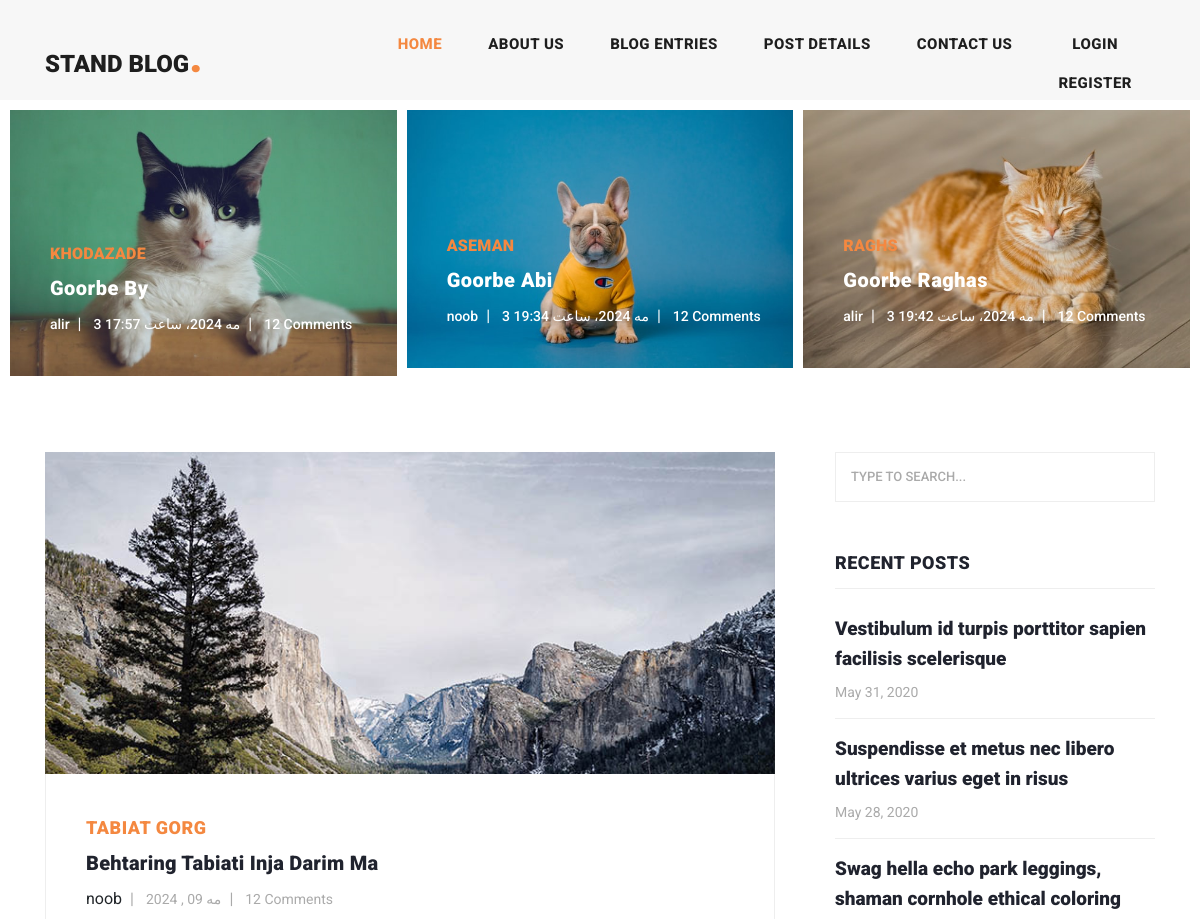
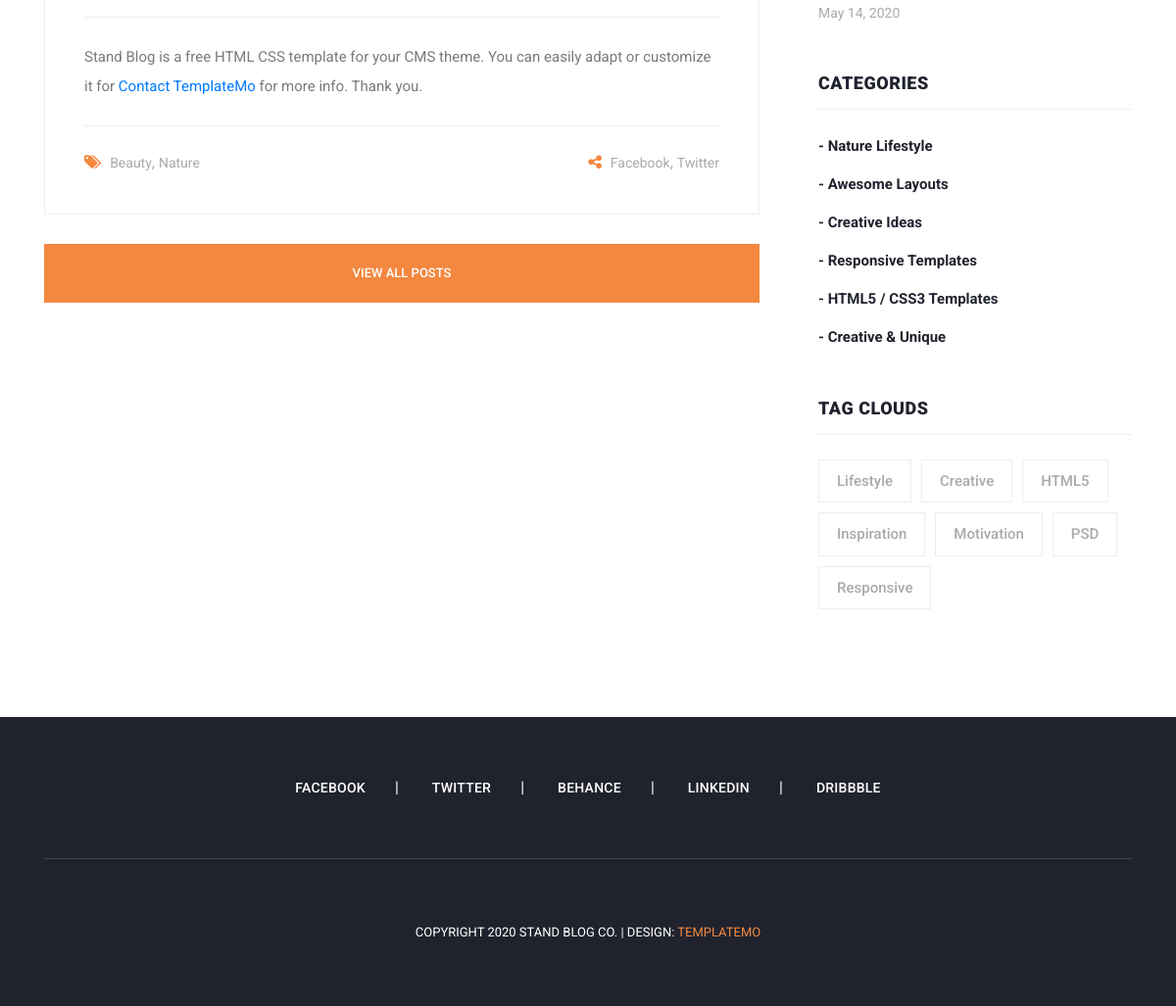
The page / on the database its author committed (2 pictures, top to bottom).
### home/models.py (models this page shows, shortened)
class Article(models.Model):
    author = models.ForeignKey(User, on_delete=models.CASCADE,verbose_name='نویسنده')
    title = models.CharField(max_length=30,verbose_name='عنوان')
    description = models.CharField(max_length=100,verbose_name='توضیحات')
    date = models.DateTimeField(auto_now_add=True,verbose_name='تاریخ انتشار')
    image = models.ImageField(null=True, upload_to='media',verbose_name='عکس')
    class Meta:
        verbose_name = "مقاله"
        verbose_name_plural = 'مقالات'

class BlogsArticle(models.Model):
    title = models.CharField(max_length=40,verbose_name='عنوان')
    description_small = models.CharField(max_length=100,verbose_name='توضیحات کوتاه')
    description_complete = models.TextField(verbose_name='توضیحات کامل')
    author = models.ForeignKey(User, on_delete=models.CASCADE,verbose_name='نویسنده')
    date = models.DateTimeField(auto_now_add=True)
    class Meta:
        verbose_name = "بلاگ"
        verbose_name_plural = 'بلاگ ها'

### home/views.py (the view)
# urls.py: 2. Add a URL to urlpatterns:  path('', views.home, name='home')
def home(request):
    articles = Article.objects.all()
    blog_articles = BlogsArticle.objects.all()
    return render(request, 'home/index.html', context={"articles": articles, "blog_articles": blog_articles})

### home/templatetags/filters.py (called while the page is built)
@register.filter  # you cant set a  name for your def
def cutter(value, arg):
    return value[:arg]

### home/templates/home/index.html (shortened to what this page needs)
{% extends 'base.html' %}
{% load static %}
{% load filters %}
{% block content %}
    {% include 'includes/banner.html' %}
    <section class="blog-posts">
        <div class="container">
            <div class="row">
                <div class="col-lg-8">
                    <div class="all-blog-posts">
                        <div class="row">
                            {% for blog_article in blog_articles %}
                                <div class="col-lg-12">
                                    <div class="blog-post">
                                        <div class="blog-thumb">
                                            <img
                                                    src="{% static 'images/blog-post-01.jpg' %}"
                                                    alt=""
                                            />
                                        </div>
                                        <div class="down-content">
                                            <span>{{ blog_article.title }}</span>
                                            <a href="post-details.html"
                                            ><h4>{{ blog_article.description_small }}</h4></a
                                            >
                                            <ul class="post-info">
                                                <li><a href="#"></a>{{ blog_article.author }}</li>
                                                <li><a href="#">{{ blog_article.date|date:'M d , Y' }}</a></li>
                                                <li><a href="#">12 Comments</a></li>
                                            </ul>
                                            <p>
                                                {{ blog_article.description_complete|cutter:100}}
                                                <a
                                                        rel="nofollow"
                                                        href="https://templatemo.com/contact"
                                                        target="_parent"
                                                >Contact TemplateMo</a
                                                >
                                                for more info. Thank you.
                                            </p>
                                            <div class="post-options">
                                                <div class="row">
                                                    <div class="col-6">
                                                        <ul class="post-tags">
                                                            <li><i class="fa fa-tags"></i></li>
                                                            <li><a href="#">Beauty</a>,</li>
                                                            <li><a href="#">Nature</a></li>
                                                        </ul>
                                                    </div>
                                                    <div class="col-6">
                                                        <ul class="post-share">
                                                            <li><i class="fa fa-share-alt"></i></li>
                                                            <li><a href="#">Facebook</a>,</li>
                                                            <li><a href="#"> Twitter</a></li>
                                                        </ul>
                                                    </div>
                                                </div>
                                            </div>
                                        </div>
                                    </div>
                                </div>
                            {% endfor %}
                            <div class="col-lg-12">
                                <div class="main-button">
                                    <a href="blog.html">View All Posts</a>
                                </div>
                            </div>
                        </div>
                    </div>
                </div>
                <div class="col-lg-4">
                    <div class="sidebar">
                        <div class="row">
                            <div class="col-lg-12">
                                <div class="sidebar-item search">
                                    <form id="search_form" name="gs" method="GET" action="#">
                                        <input
                                                type="text"
                                                name="q"
                                                class="searchText"
                                                placeholder="type to search..."
                                                autocomplete="on"
                                        />
                                    </form>
                                </div>
                            </div>
                            <div class="col-lg-12">
                                <div class="sidebar-item recent-posts">
                                    <div class="sidebar-heading">
                                        <h2>Recent Posts</h2>
                                    </div>
                                    <div class="content">
                                        <ul>
                                            <li>
                                                <a href="post-details.html">
                                                    <h5>
                                                        Vestibulum id turpis porttitor sapien facilisis
                                                        scelerisque
                                                    </h5>
                                                    <span>May 31, 2020</span>
                                                </a>
                                            </li>
                                            <li>
                                                <a href="post-details.html">
                                                    <h5>
                                                        Suspendisse et metus nec libero ultrices varius
                                                        eget in risus
                                                    </h5>
                                                    <span>May 28, 2020</span>
                                                </a>
                                            </li>
                                            <li>
                                                <a href="post-details.html">
                                                    <h5>
                                                        Swag hella echo park leggings, shaman cornhole
                                                        ethical coloring
                                                    </h5>
                                                    <span>May 14, 2020</span>
                                                </a>
                                            </li>
                                        </ul>
                                    </div>
                                </div>
                            </div>
                            <div class="col-lg-12">
                                <div class="sidebar-item categories">
                                    <div class="sidebar-heading">
                                        <h2>Categories</h2>
                                    </div>
                                    <div class="content">
                                        <ul>
                                            <li><a href="#">- Nature Lifestyle</a></li>
                                            <li><a href="#">- Awesome Layouts</a></li>
                                            <li><a href="#">- Creative Ideas</a></li>
                                            <li><a href="#">- Responsive Templates</a></li>
                                            <li><a href="#">- HTML5 / CSS3 Templates</a></li>
                                            <li><a href="#">- Creative &amp; Unique</a></li>
                                        </ul>
                                    </div>
                                </div>
                            </div>
                            <div class="col-lg-12">
                                <div class="sidebar-item tags">
                                    <div class="sidebar-heading">
                                        <h2>Tag Clouds</h2>
                                    </div>
                                    <div class="content">
                                        <ul>
                                            <li><a href="#">Lifestyle</a></li>
                                            <li><a href="#">Creative</a></li>
                                            <li><a href="#">HTML5</a></li>
                                            <li><a href="#">Inspiration</a></li>
                                            <li><a href="#">Motivation</a></li>
                                            <li><a href="#">PSD</a></li>
                                            <li><a href="#">Responsive</a></li>
                                        </ul>
                                    </div>
                                </div>
                            </div>
                        </div>
                    </div>
                </div>
            </div>
        </div>
    </section>
{% endblock %}

### templates/includes/banner.html
{% load static %}
<div class="main-banner header-text">
    <div class="container-fluid">
        <div class="owl-banner owl-carousel">
            {% for article in articles %}
                <div class="item">
                    <img src="{{ article.image.url }}" alt=""/>
                    <div class="item-content">
                        <div class="main-content">
                            <div class="meta-category">
                                <span>{{ article.title }}</span>
                            </div>
                            <a href="post-details.html"
                            ><h4>{{ article.description }}</h4></a
                            >
                            <ul class="post-info">
                                <li><a href="#">{{ article.author }}</a></li>
                                <li><a href="#">{{ article.date }}</a></li>
                                <li><a href="#">12 Comments</a></li>
                            </ul>
                        </div>
                    </div>
                </div>
            {% endfor %}
        </div>
    </div>
</div>

### rows shown on the page
Article: image (picture), title "KHODAZADE", description "Goorbe By", author "alir", date "3 مه 2024، ساعت 17:57"
Article: image (picture), title "ASEMAN", description "Goorbe Abi", author "noob", date "3 مه 2024، ساعت 19:34"
Article: image (picture), title "RAGHS", description "Goorbe Raghas", author "alir", date "3 مه 2024، ساعت 19:42"
BlogsArticle: title "TABIAT GORG", description_small "Behtaring Tabiati Inja Darim Ma", author "noob", date "مه 09 , 2024", description_complete "Stand Blog is a free HTML CSS template for your CMS theme. You can easily adapt or customize it for"
